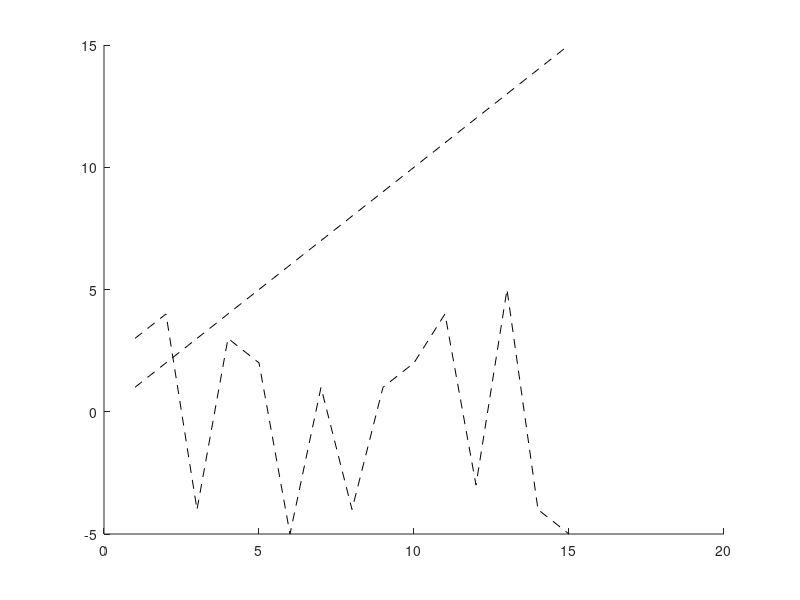

This figure's MATLAB source:
%%cau1
%a
a.ans1a = randi([-5 5], 1, 15)
%b
a.ans1b = randi([-10 10], 3, 3)
%%cau2
a.ans2 = a.ans1a(mod(a.ans1a, 3) == 0)
%%cau3
a.ans3 = sum(a.ans1a(a.ans1a > 0))
%%cau4
a.ans4 = a.ans1a(1:2:end) + 10
%cau5
max1a = max(a.ans1a);
a.ans5 = a.ans1b;
a.ans5(:, 2) = max1a;
%%cau6
a.ans6 = find(a.ans1a > 0)
%%cau7
mt7 = [8 -2 -1; -1 6 -1; -1 -3 9];
c = [5 4 5]';
a.ans7 = linsolve(mt7, c)'
%%cau8
x = 1:15;
figure(1);
hold on;
    plot(x,'k--');
    hold on;
    plot(a.ans1a, 'k--');
    for i = 1:length(x) 
        if x(i) == a.ans1a(i)
            hold on;
            plot(x(i), a.ans1a(i), 'o');
        end
    end
hold off;
h = figure('visible', 'off');
saveas(h, 'a.ans8', 'jpg');